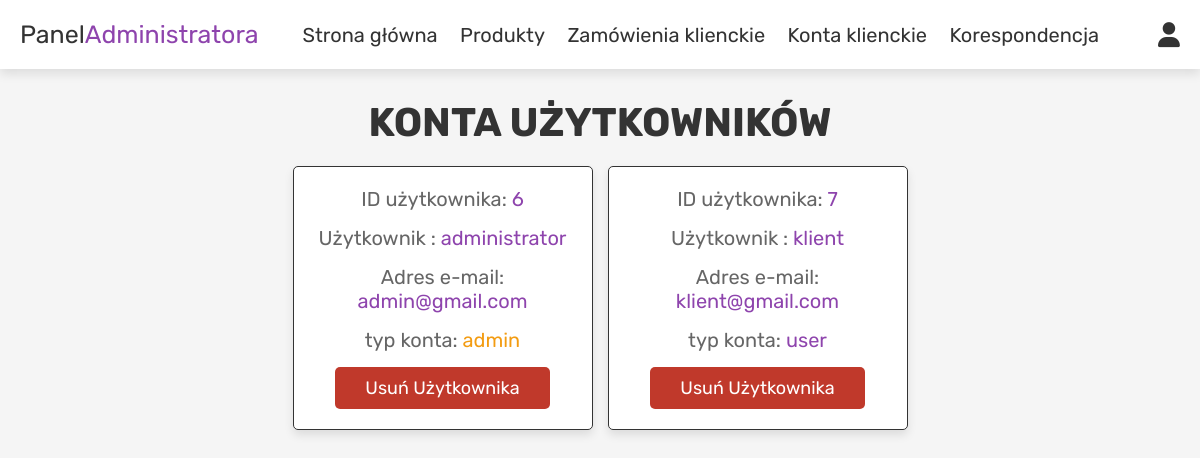
Screenshot of /admin_users.php (signed in) with the database file from the repository.
### tables this page shows
CREATE TABLE `users` (
  `id` int(100) NOT NULL,
  `name` varchar(100) NOT NULL,
  `email` varchar(100) NOT NULL,
  `password` varchar(100) NOT NULL,
  `user_type` varchar(20) NOT NULL DEFAULT 'user'
);

### admin_users.php (the view, shortened to what this page needs)
<?php
include 'config.php';
?>
<!DOCTYPE html>
<html lang="en">
<head>
   <link rel="stylesheet" href="https://cdnjs.cloudflare.com/ajax/libs/font-awesome/6.0.0/css/all.min.css">
   <link rel="stylesheet" href="css/admin_style.css">
</head>
<body>
<?php include 'admin_header.php'; ?>
<section class="users">
   <h1 class="title"> Konta użytkowników </h1>
   <div class="box-container">
      <?php
         $select_users = mysqli_query($conn, "SELECT * FROM `users`") or die('query failed');
         while($fetch_users = mysqli_fetch_assoc($select_users)){
      ?>
      <div class="box">
         <p> ID użytkownika: <span><?php echo $fetch_users['id']; ?></span> </p>
         <p> Użytkownik : <span><?php echo $fetch_users['name']; ?></span> </p>
         <p> Adres e-mail: <span><?php echo $fetch_users['email']; ?></span> </p>
         <p> typ konta: <span style="color:<?php if($fetch_users['user_type'] == 'admin'){ echo 'var(--orange)'; } ?>"><?php echo $fetch_users['user_type']; ?></span> </p>
         <a href="admin_users.php?delete=<?php echo $fetch_users['id']; ?>" onclick="return confirm('Czy na pewno usunąć użytkownika?');" class="delete-btn">Usuń użytkownika</a>
      </div>
      <?php
         };
      ?>
   </div>
</section>
</body>
</html>

### css/admin_style.css (style rules this page uses)
:root { --purple:#8e44ad; --red:#c0392b; --orange:#f39c12; --black:#333; --white:#fff; --light-color:#666; --light-white:#ccc; --light-bg:#f5f5f5; --border:.1rem solid var(--black); --box-shadow:0 .5rem 1rem rgba(0,0,0,.1); }
* { font-family: 'Rubik', sans-serif; margin:0; padding:0; box-sizing: border-box; outline: none; border:none; text-decoration: none; transition:all .2s linear; }
html { font-size: 62.5%; overflow-x: hidden; }
body { background-color: var(--light-bg); }
section { padding:3rem 2rem; }
.title { text-align: center; margin-bottom: 2rem; text-transform: uppercase; color:var(--black); font-size: 4rem; }
.btn, .option-btn, .delete-btn, .white-btn { display: inline-block; margin-top: 1rem; padding:1rem 3rem; cursor: pointer; color:var(--white); font-size: 1.8rem; border-radius: .5rem; text-transform: capitalize; }
.delete-btn { background-color: var(--red); }
.users .box-container { display: grid; grid-template-columns: repeat(auto-fit, 30rem); justify-content: center; gap:1.5rem; max-width: 1200px; margin:0 auto; align-items: flex-start; }
.users .box-container .box { background-color: var(--white); padding:2rem; border:var(--border); box-shadow: var(--box-shadow); border-radius: .5rem; text-align: center; }
.users .box-container .box p { padding-bottom: 1.5rem; font-size: 2rem; color:var(--light-color); }
.users .box-container .box p span { color:var(--purple); }
.users .box-container .box .delete-btn { margin-top: 0; }

### rows the page displays
users: id "6", name "administrator", email "admin@gmail.com", user_type "admin"
users: id "7", name "klient", email "klient@gmail.com", user_type "user"
